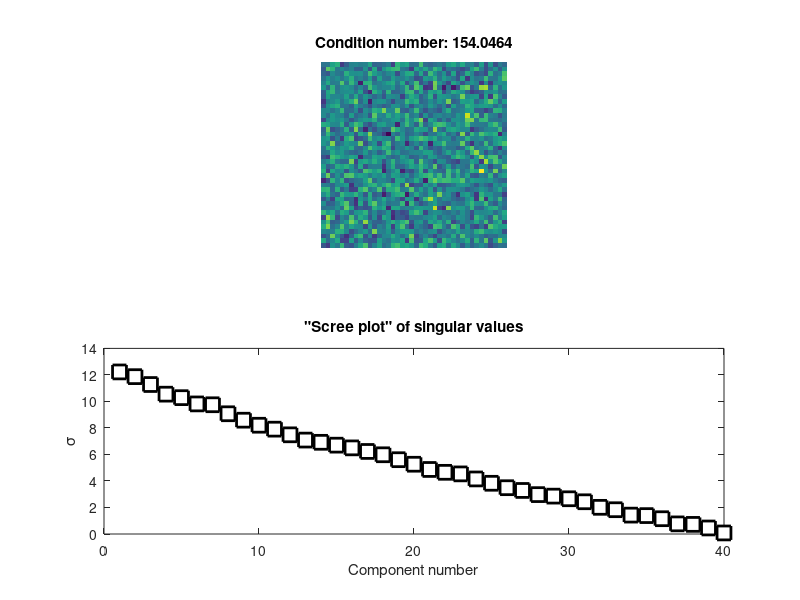
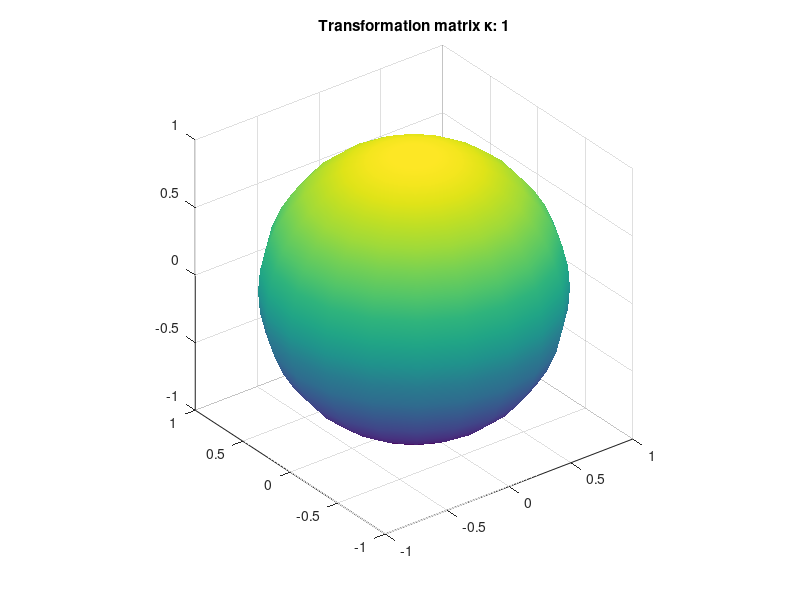
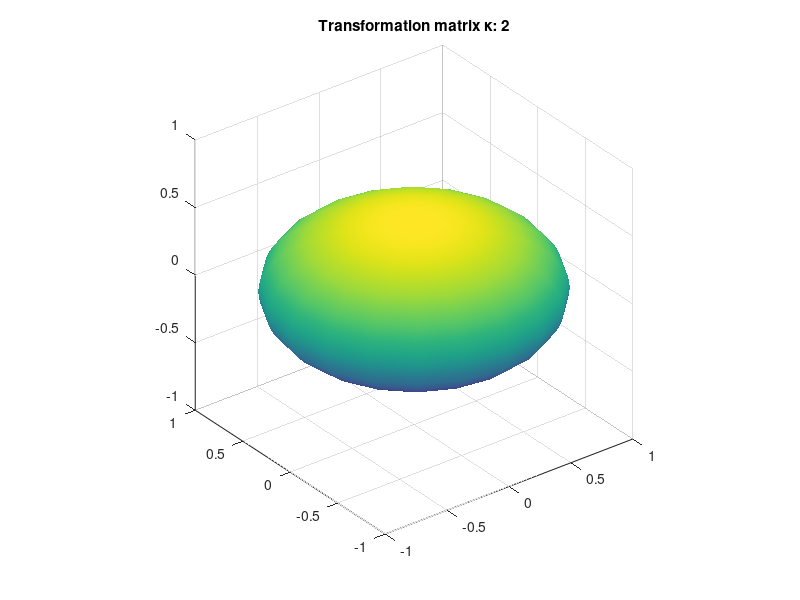

These charts were generated, in order, by the following MATLAB code:
%%
%     COURSE: Linear algebra: theory and implementation
%    SECTION: Singular value decomposition
%      VIDEO: Condition number of a matrix
% Instructor: sincxpress.com
% Course url: https://www.udemy.com/course/linear-algebra-theory-and-implementation/?couponCode=202110
% 
%%
clear, clc

%%

% matrix sizes
m = 40;

% define a 2D Gaussian for smoothing
k     = round(m/2); % try denominators from .1 to 10
[X,Y] = meshgrid(linspace(-3,3,k));
g2d   = exp( -(X.^2 + Y.^2)/(k/8) );

% matrix
A = randn(m);
%A = conv2(randn(m),g2d,'same');


% SVD (we need only the singular values,
%      not the singular vectors)
s = svd(A);

% compute condition number
condnum = s(1)/s(end);

% or let MATLAB do it:
%condnum = cond(A);

% show the matrix
figure(6), clf
subplot(211)
imagesc(A), axis square, axis off
title([ 'Condition number: ' num2str(condnum) ])

subplot(212)
plot(s,'ks-','linew',2,'markersize',10,'markerfacecolor','w')
xlabel('Component number'), ylabel('\sigma')
title('"Scree plot" of singular values')

%% sphere created from a 3x3 matrix to illustrate the "spread" idea

% the transformation matrix T
T = eye(3);

% create the spherical coordinates
[x,y,z] = sphere;

% impose the transformation matrix onto the sphere coordinates
M = [x(:) y(:) z(:)]';
TM = T*M;

% reshape back to new coordinates
xp = reshape(TM(1,:),[21 21]); % note: 21 is default resolution for sphere function
yp = reshape(TM(2,:),[21 21]);
zp = reshape(TM(3,:),[21 21]);

% and plot
figure(7), clf
surf(xp,yp,zp)
shading interp

axis([-1 1 -1 1 -1 1])
axis square, rotate3d on
title([ 'Transformation matrix \kappa: ' num2str(cond(T)) ])



% the transformation matrix T
T(end) = .5;

% create the spherical coordinates
[x,y,z] = sphere;

% impose the transformation matrix onto the sphere coordinates
M = [x(:) y(:) z(:)]';
TM = T*M;

% reshape back to new coordinates
xp = reshape(TM(1,:),[21 21]); % note: 21 is default resolution for sphere function
yp = reshape(TM(2,:),[21 21]);
zp = reshape(TM(3,:),[21 21]);

% and plot
figure(8), clf
surf(xp,yp,zp)
shading interp

axis([-1 1 -1 1 -1 1])
axis square, rotate3d on
title([ 'Transformation matrix \kappa: ' num2str(cond(T)) ])

%% done.
